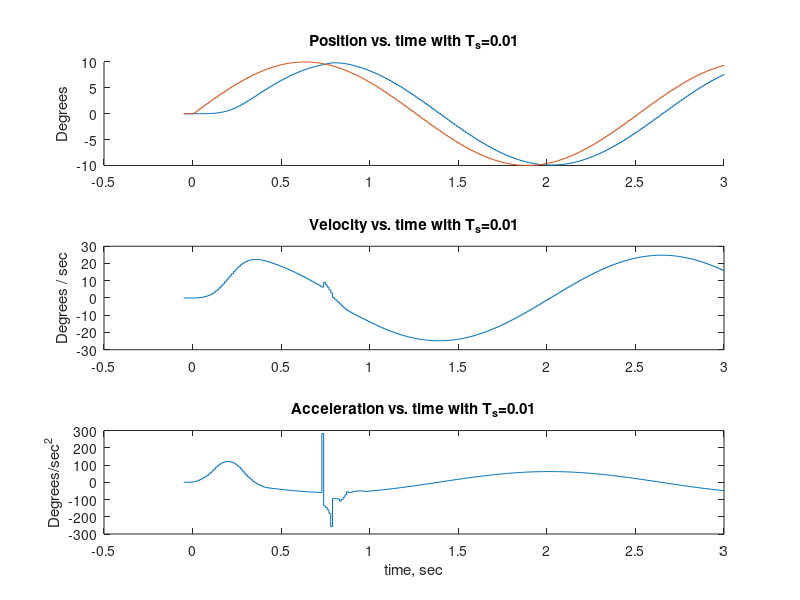

Recreate this plot in MATLAB.
%% Linear velocity and acceleration limiting filter for Hubo
% Author: Rob Ellenberg
% This filter uses cascaded moving average filters to limit the normalized
% velocity, acceleration, and jerk of a signal.  Normalized velocity is
% defined as:
% (position/input) / (t/Ts) = %input / sample
% Normalized acceleration and jerk are similar.
% This should be useful as a non-realtime smoothing algorithm for simple
% gestures. If the maximum possible step input is known (i.e. from one
% position limit to the other), then it is possible to cap velocity as
% well.

close all
clear all

L=15
fprintf('Filter takes %d samples to reach steady state\n',3*L)
n = 20*L+5;

xBuffer=zeros(L,1);
vBuffer=zeros(L,1);
aBuffer=zeros(L,1);
y=zeros(n,1);
jn1=0;
K=0;
for k = 0:n
    x(k+1)=10*sin(k/40);        % target pos, degrees (though the filter is unitless)
    xn = x(k+1);
    %The circular buffer here is ugly due to the 1-indexing of matlab
    %new = previous + (new-oldest)/Length
    if length(xBuffer)==10 || k <5*L
        vn=vBuffer(1) + (xn-xBuffer(L))/L;
        an=aBuffer(1) + (vn-vBuffer(L))/L;
        jn=jn1 + (an - aBuffer(L))/L;
        
        xBuffer=[xn;xBuffer(1:L-1)];
        vBuffer=[vn;vBuffer(1:L-1)];
        aBuffer=[an;aBuffer(1:L-1)];
        
    else
        vn=vBuffer(1)*L/(L-1) + (xn-xBuffer(L)-xBuffer(L-1))/(L-1);
        an=aBuffer(1)*L/(L-1) + (vn-vBuffer(L)-vBuffer(L-1))/(L-1);
        jn=jn1*L/(L-1) + (an - aBuffer(L)-aBuffer(L-1))/(L-1);
        
        xBuffer=[xn;xBuffer(1:L-2)];
        vBuffer=[vn;vBuffer(1:L-2)];
        aBuffer=[an;aBuffer(1:L-2)];
        L=L-1;
        K=k;
        
    end
    disp([xBuffer,vBuffer,aBuffer])
    disp([0,mean(xBuffer),mean(vBuffer),mean(aBuffer),jn])
        %pause
    %Store old value
    jn1=jn;
    %Output value for each iteration is jn
    y(k+1)=jn;
end

%% Plot the data
% The index goofiness below is due the diff cutting the vectors down by 1
% each time
Ts=.01;


y=[zeros(5,1);y];
t=[(-5*Ts:Ts:-Ts)';Ts*(0:n)'];
disp('Switch time = ')
t(K+5)
dydt=diff(y)/Ts;
d2ydt2=diff(y,2)/Ts^2;

figure(2)
subplot(3,1,1)
hold on
stairs(t(1:end-5),y(1:end-5));
stairs(t(1:end-5),x([1,1,1,1,1,1:end-5]));
hold off
title(sprintf('Position vs. time with T_s=%0.2f',Ts))
ylabel('Degrees')
subplot(3,1,2)
stairs(t(1:end-5),dydt(1:end-4));
title(sprintf('Velocity vs. time with T_s=%0.2f',Ts))
ylabel('Degrees / sec')

subplot(3,1,3)
stairs(t(1:end-5),d2ydt2(1:end-3));
title(sprintf('Acceleration vs. time with T_s=%0.2f',Ts))
ylabel('Degrees/sec^2')
xlabel('time, sec')




